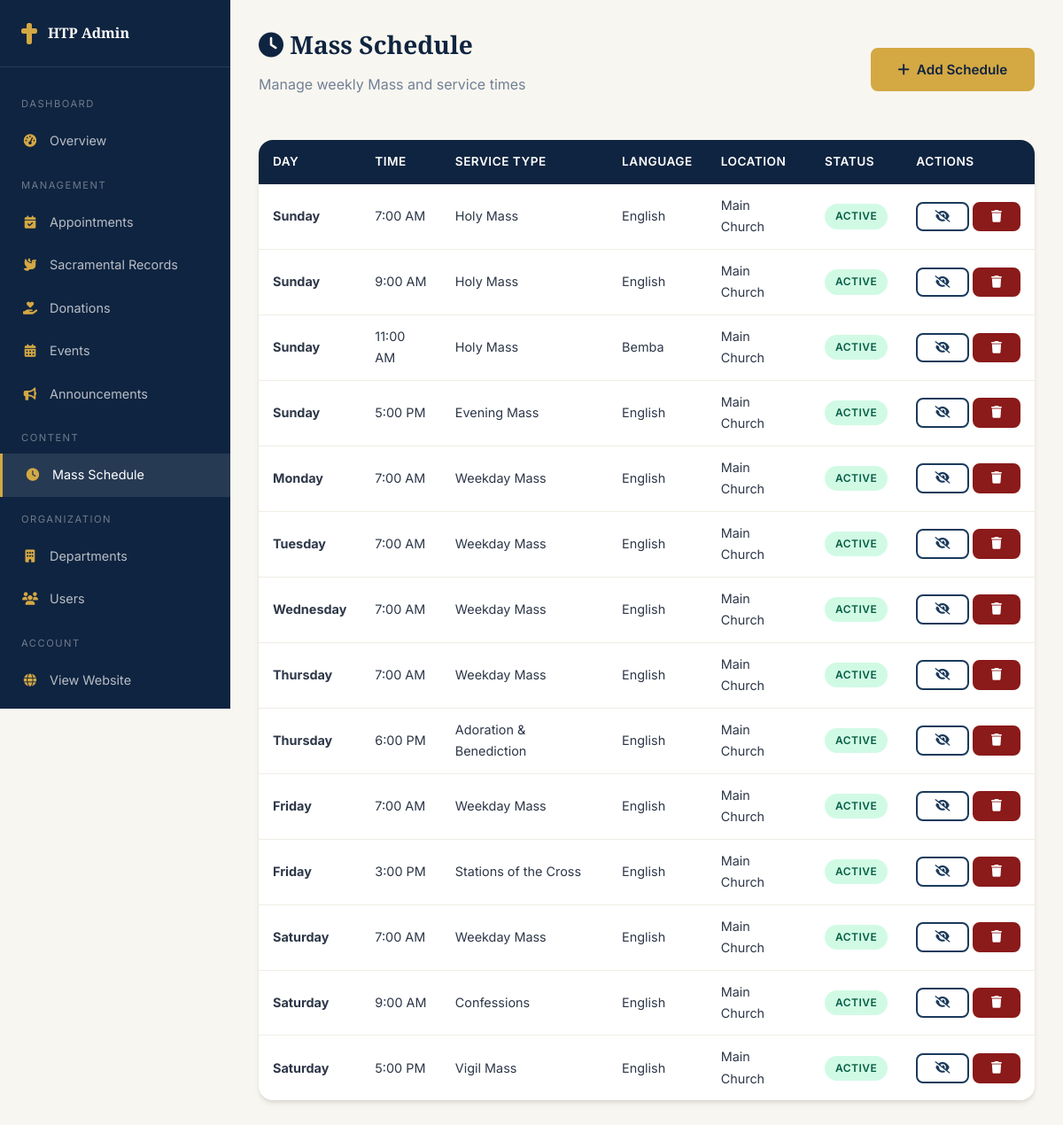
The app's page /admin/mass-schedule.php (signed in) with its own data.
### tables this page shows
CREATE TABLE mass_schedules (
    id INT AUTO_INCREMENT PRIMARY KEY,
    day_of_week ENUM('Monday','Tuesday','Wednesday','Thursday','Friday','Saturday','Sunday') NOT NULL,
    time TIME NOT NULL,
    mass_type VARCHAR(100) NOT NULL,
    language VARCHAR(50) DEFAULT 'English',
    location VARCHAR(150) DEFAULT 'Main Church',
    celebrant_id INT,
    is_active TINYINT(1) DEFAULT 1,
    created_at TIMESTAMP DEFAULT CURRENT_TIMESTAMP,
    FOREIGN KEY (celebrant_id) REFERENCES clergy(id) ON DELETE SET NULL
);

### config/database.php (called while the page is built, shortened)
<?php
class Database {
    private static $instance = null;
    private $connection;
    private function __construct() {
        try {
            $dsn = "mysql:host=" . DB_HOST . ";dbname=" . DB_NAME . ";charset=" . DB_CHARSET;
            $this->connection = new PDO($dsn, DB_USER, DB_PASS, [
                PDO::ATTR_ERRMODE => PDO::ERRMODE_EXCEPTION,
                PDO::ATTR_DEFAULT_FETCH_MODE => PDO::FETCH_ASSOC,
                PDO::ATTR_EMULATE_PREPARES => false,
            ]);
        } catch (PDOException $e) {
            error_log("Database connection failed: " . $e->getMessage());
            die("Database connection failed. Please try again later.");
        }
    }
    public static function getInstance() {
        if (self::$instance === null) {
            self::$instance = new self();
        }
        return self::$instance;
    }
    public function query($sql, $params = []) {
        $stmt = $this->connection->prepare($sql);
        $stmt->execute($params);
        return $stmt;
    }
    public function fetchAll($sql, $params = []) {
        return $this->query($sql, $params)->fetchAll();
    }
}

### config/app.php (called while the page is built, shortened)
<?php
require_once APP_ROOT . '/config/database.php';
function sanitize($input) {
    return htmlspecialchars(trim($input), ENT_QUOTES, 'UTF-8');
}
function formatTime($time) {
    return date('g:i A', strtotime($time));
}

### admin/mass-schedule.php (the view, shortened to what this page needs)
<?php
require_once __DIR__ . '/../config/app.php';
$db = Database::getInstance();
$schedules = $db->fetchAll("SELECT * FROM mass_schedules ORDER BY FIELD(day_of_week, 'Sunday','Monday','Tuesday','Wednesday','Thursday','Friday','Saturday'), time ASC");
?>
<!DOCTYPE html>
<html lang="en">
<head>
    <link rel="stylesheet" href="https://cdnjs.cloudflare.com/ajax/libs/font-awesome/6.5.1/css/all.min.css">
    <link rel="stylesheet" href="/holy-trinity/assets/css/style.css">
</head>
<body>
    <div class="dashboard-layout">
        <aside class="sidebar">
            <div class="sidebar-brand"><i class="fas fa-cross"></i><span>HTP Admin</span></div>
            <nav class="sidebar-menu">
                <div class="sidebar-section">Dashboard</div>
                <a href="/holy-trinity/admin/dashboard.php"><i class="fas fa-tachometer-alt"></i> Overview</a>
                <div class="sidebar-section">Management</div>
                <a href="/holy-trinity/admin/appointments.php"><i class="fas fa-calendar-check"></i> Appointments</a>
                <a href="/holy-trinity/admin/sacraments.php"><i class="fas fa-dove"></i> Sacramental Records</a>
                <a href="/holy-trinity/admin/donations.php"><i class="fas fa-hand-holding-heart"></i> Donations</a>
                <a href="/holy-trinity/admin/events.php"><i class="fas fa-calendar-alt"></i> Events</a>
                <a href="/holy-trinity/admin/announcements.php"><i class="fas fa-bullhorn"></i> Announcements</a>
                <div class="sidebar-section">Content</div>
                <a href="/holy-trinity/admin/mass-schedule.php" class="active"><i class="fas fa-clock"></i> Mass Schedule</a>
                <div class="sidebar-section">Organization</div>
                <a href="/holy-trinity/admin/departments.php"><i class="fas fa-building"></i> Departments</a>
                <a href="/holy-trinity/admin/users.php"><i class="fas fa-users"></i> Users</a>
                <div class="sidebar-section">Account</div>
                <a href="/holy-trinity/index.php"><i class="fas fa-globe"></i> View Website</a>
                <a href="/holy-trinity/auth/logout.php"><i class="fas fa-sign-out-alt"></i> Logout</a>
            </nav>
        </aside>
        <div class="dashboard-main">
            <div class="dashboard-header">
                <div>
                    <h1><i class="fas fa-clock"></i> Mass Schedule</h1>
                    <p class="text-muted">Manage weekly Mass and service times</p>
                </div>
                <button onclick="openModal('newScheduleModal')" class="btn btn-primary"><i class="fas fa-plus"></i> Add Schedule</button>
            </div>
            <div class="card">
                <div class="table-responsive">
                    <table class="data-table">
                        <thead>
                            <tr>
                                <th>Day</th>
                                <th>Time</th>
                                <th>Service Type</th>
                                <th>Language</th>
                                <th>Location</th>
                                <th>Status</th>
                                <th>Actions</th>
                            </tr>
                        </thead>
                        <tbody>
                            <?php foreach ($schedules as $s): ?>
                            <tr style="<?= !$s['is_active'] ? 'opacity:0.5;' : '' ?>">
                                <td><strong><?= sanitize($s['day_of_week']) ?></strong></td>
                                <td><?= formatTime($s['time']) ?></td>
                                <td><?= sanitize($s['mass_type']) ?></td>
                                <td><?= sanitize($s['language']) ?></td>
                                <td><?= sanitize($s['location']) ?></td>
                                <td>
                                    <span class="badge badge-<?= $s['is_active'] ? 'success' : 'error' ?>"><?= $s['is_active'] ? 'Active' : 'Inactive' ?></span>
                                </td>
                                <td>
                                    <div style="display:flex; gap:0.25rem;">
                                        <form method="POST" style="display:inline;">
                                            <button class="btn btn-sm btn-outline" title="Toggle"><i class="fas fa-<?= $s['is_active'] ? 'eye-slash' : 'eye' ?>"></i></button>
                                        </form>
                                        <form method="POST" style="display:inline;" onsubmit="return confirm('Delete this schedule?')">
                                            <button class="btn btn-sm btn-accent" title="Delete"><i class="fas fa-trash"></i></button>
                                        </form>
                                    </div>
                                </td>
                            </tr>
                            <?php endforeach; ?>
                        </tbody>
                    </table>
                </div>
            </div>
        </div>
    </div>
</body>
</html>

### assets/css/style.css (style rules this page uses)
:root { --primary: #1a3a5c; --primary-dark: #0f2440; --primary-light: #2a5a8c; --secondary: #c9a84c; --secondary-light: #e0c76e; --accent: #8b1a1a; --accent-light: #b22222; --gold: #d4a843; --gold-light: #f0d68a; --white: #ffffff; --off-white: #f8f6f0; --light-gray: #f0ede6; --gray: #6b7280; --dark-gray: #374151; --dark: #1f2937; --text: #2d3748; --text-light: #718096; --success: #10b981; --warning: #f59e0b; --error: #ef4444; --info: #3b82f6; --shadow: 0 4px 6px -1px rgba(0,0,0,0.1), 0 2px 4px -1px rgba(0,0,0,0.06); --shadow-lg: 0 10px 25px -5px rgba(0,0,0,0.15), 0 8px 10px -6px rgba(0,0,0,0.1); --shadow-xl: 0 20px 40px -10px rgba(0,0,0,0.2); --radius: 8px; --radius-lg: 16px; --transition: all 0.3s ease; --font-heading: 'Cinzel', serif; --font-body: 'Inter', sans-serif; }
*, *::before, *::after { margin: 0; padding: 0; box-sizing: border-box; }
html { scroll-behavior: smooth; font-size: 16px; }
body { font-family: var(--font-body); color: var(--text); line-height: 1.7; background: var(--off-white); overflow-x: hidden; }
a { text-decoration: none; color: inherit; transition: var(--transition); }
h1, h2, h3, h4, h5, h6 { font-family: var(--font-heading); color: var(--primary-dark); line-height: 1.3; margin-bottom: 0.5em; }
h1 { font-size: 2.5rem; }
p { margin-bottom: 1rem; }
.btn { display: inline-flex; align-items: center; gap: 0.5rem; padding: 0.8rem 1.8rem; font-family: var(--font-body); font-size: 0.95rem; font-weight: 600; border: 2px solid transparent; border-radius: var(--radius); cursor: pointer; transition: var(--transition); text-align: center; white-space: nowrap; }
.btn-primary { background: var(--gold); color: var(--primary-dark); border-color: var(--gold); }
.btn-accent { background: var(--accent); color: var(--white); border-color: var(--accent); }
.btn-outline { background: transparent; color: var(--primary); border-color: var(--primary); }
.btn-sm { padding: 0.5rem 1.2rem; font-size: 0.85rem; }
.card { background: var(--white); border-radius: var(--radius-lg); box-shadow: var(--shadow); overflow: hidden; transition: var(--transition); }
.table-responsive { overflow-x: auto; border-radius: var(--radius); }
.data-table { width: 100%; border-collapse: collapse; font-size: 0.9rem; }
.data-table th { background: var(--primary-dark); color: var(--white); padding: 0.85rem 1rem; text-align: left; font-weight: 600; font-size: 0.85rem; text-transform: uppercase; letter-spacing: 0.5px; }
.data-table td { padding: 0.75rem 1rem; border-bottom: 1px solid var(--light-gray); }
.data-table tbody tr:last-child td { border-bottom: none; }
.badge { display: inline-flex; align-items: center; padding: 0.25rem 0.75rem; font-size: 0.75rem; font-weight: 600; border-radius: 50px; text-transform: uppercase; letter-spacing: 0.5px; }
.badge-success { background: #d1fae5; color: #065f46; }
.dashboard-layout { display: grid; grid-template-columns: 260px 1fr; min-height: 100vh; }
.sidebar { background: var(--primary-dark); color: var(--white); padding: 1.5rem 0; position: sticky; top: 0; height: 100vh; overflow-y: auto; }
.sidebar-brand { padding: 0 1.5rem 1.5rem; border-bottom: 1px solid rgba(255,255,255,0.1); margin-bottom: 1rem; display: flex; align-items: center; gap: 0.75rem; }
.sidebar-brand i { font-size: 1.5rem; color: var(--gold); }
.sidebar-brand span { font-family: var(--font-heading); font-size: 1rem; font-weight: 600; }
.sidebar-menu a { display: flex; align-items: center; gap: 0.75rem; padding: 0.75rem 1.5rem; color: rgba(255,255,255,0.7); font-size: 0.9rem; transition: var(--transition); }
.sidebar-menu a:hover, .sidebar-menu a.active { background: rgba(255,255,255,0.1); color: var(--white); border-left: 3px solid var(--gold); }
.sidebar-menu a i { width: 20px; text-align: center; color: var(--gold); }
.sidebar-section { padding: 1rem 1.5rem 0.5rem; font-size: 0.7rem; text-transform: uppercase; letter-spacing: 1.5px; color: rgba(255,255,255,0.4); }
.dashboard-main { padding: 2rem; background: var(--off-white); }
.dashboard-header { display: flex; justify-content: space-between; align-items: center; margin-bottom: 2rem; }
.dashboard-header h1 { font-size: 1.75rem; }
.text-muted { color: var(--text-light); }

### records on screen
mass_schedules: day_of_week "Sunday", time "7:00 AM", mass_type "Holy Mass", language "English", location "Main Church", is_active "ACTIVE"
mass_schedules: day_of_week "Sunday", time "9:00 AM", mass_type "Holy Mass", language "English", location "Main Church", is_active "ACTIVE"
mass_schedules: day_of_week "Sunday", time "11:00 AM", mass_type "Holy Mass", language "Bemba", location "Main Church", is_active "ACTIVE"
mass_schedules: day_of_week "Sunday", time "5:00 PM", mass_type "Evening Mass", language "English", location "Main Church", is_active "ACTIVE"
mass_schedules: day_of_week "Monday", time "7:00 AM", mass_type "Weekday Mass", language "English", location "Main Church", is_active "ACTIVE"
mass_schedules: day_of_week "Tuesday", time "7:00 AM", mass_type "Weekday Mass", language "English", location "Main Church", is_active "ACTIVE"
mass_schedules: day_of_week "Wednesday", time "7:00 AM", mass_type "Weekday Mass", language "English", location "Main Church", is_active "ACTIVE"
mass_schedules: day_of_week "Thursday", time "7:00 AM", mass_type "Weekday Mass", language "English", location "Main Church", is_active "ACTIVE"
mass_schedules: day_of_week "Thursday", time "6:00 PM", mass_type "Adoration & Benediction", language "English", location "Main Church", is_active "ACTIVE"
mass_schedules: day_of_week "Friday", time "7:00 AM", mass_type "Weekday Mass", language "English", location "Main Church", is_active "ACTIVE"
mass_schedules: day_of_week "Friday", time "3:00 PM", mass_type "Stations of the Cross", language "English", location "Main Church", is_active "ACTIVE"
mass_schedules: day_of_week "Saturday", time "7:00 AM", mass_type "Weekday Mass", language "English", location "Main Church", is_active "ACTIVE"
mass_schedules: day_of_week "Saturday", time "9:00 AM", mass_type "Confessions", language "English", location "Main Church", is_active "ACTIVE"
mass_schedules: day_of_week "Saturday", time "5:00 PM", mass_type "Vigil Mass", language "English", location "Main Church", is_active "ACTIVE"
